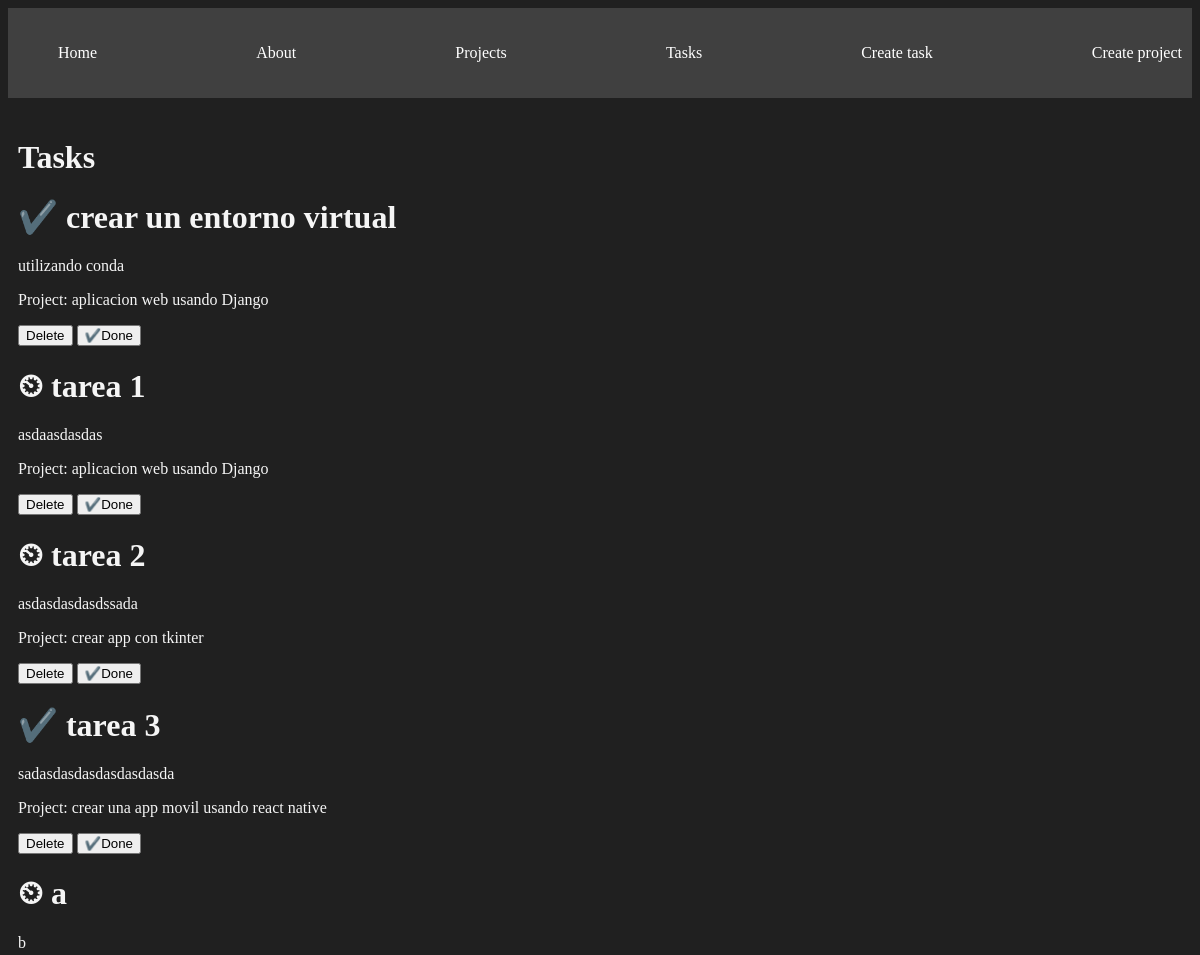
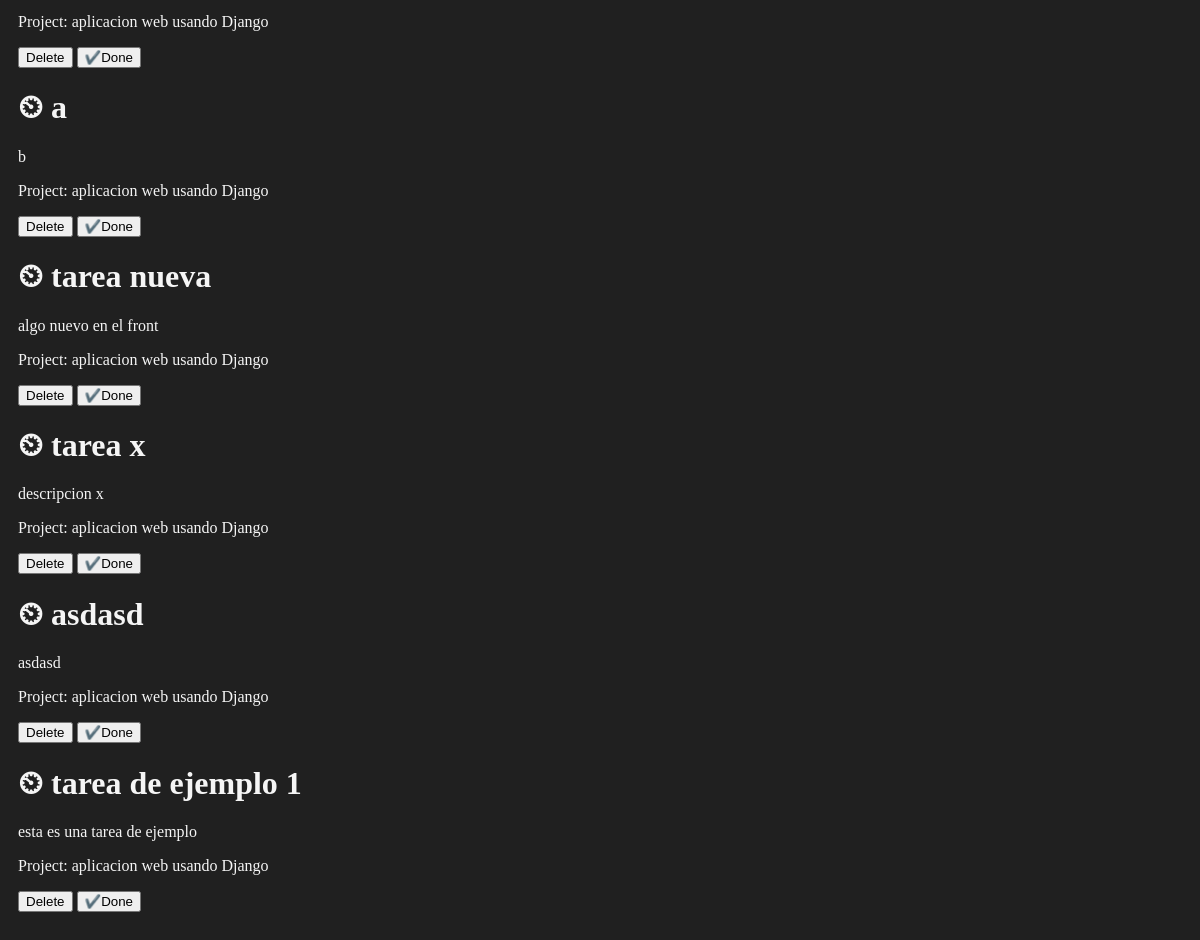
/tasks/, run on the app's committed database (2 pictures, top to bottom).
### myapp/models.py (models this page shows, shortened)
class Task(models.Model):
    title = models.CharField(max_length=200)
    description = models.TextField()
    project = models.ForeignKey(Project, on_delete=models.CASCADE)
    done = models.BooleanField(default = False)

class Project(models.Model):
    name = models.CharField(max_length=200)

### myapp/views.py (the view)
# urls.py: path('tasks/', tasks, name = "tasks"),
def tasks(request):
    tasks = Task.objects.all()
    return render(request, "tasks/tasks.html", {'tasks': tasks})

### myapp/templates/tasks/tasks.html
{% extends 'layouts/base.html' %}
{% block content %}
<h1>Tasks</h1>
{% for task in tasks %}
<div>
    <h1>{% if task.done == False %}⏲{% else %}✔️{% endif %} {{ task.title }}</h1>
    <p>{{ task.description }}</p>
    <p>Project: {{ task.project.name }}</p>
    <button>Delete</button>
    <button>✔️Done</button>
</div>
{% endfor %}
{% endblock %}

### myapp/static/styles/main.css (style rules this page uses)
body { background: #202020; color: whitesmoke; }

### data on the page
Task: title "crear un entorno virtual", description "utilizando conda", project.name "aplicacion web usando Django"
Task: title "tarea 1", description "asdaasdasdas", project.name "aplicacion web usando Django"
Task: title "tarea 2", description "asdasdasdasdssada", project.name "crear app con tkinter"
Task: title "tarea 3", description "sadasdasdasdasdasdasda", project.name "crear una app movil usando react native"
Task: title "a", description "b", project.name "aplicacion web usando Django"
Task: title "a", description "b", project.name "aplicacion web usando Django"
Task: title "tarea nueva", description "algo nuevo en el front", project.name "aplicacion web usando Django"
Task: title "tarea x", description "descripcion x", project.name "aplicacion web usando Django"
Task: title "asdasd", description "asdasd", project.name "aplicacion web usando Django"
Task: title "tarea de ejemplo 1", description "esta es una tarea de ejemplo", project.name "aplicacion web usando Django"
